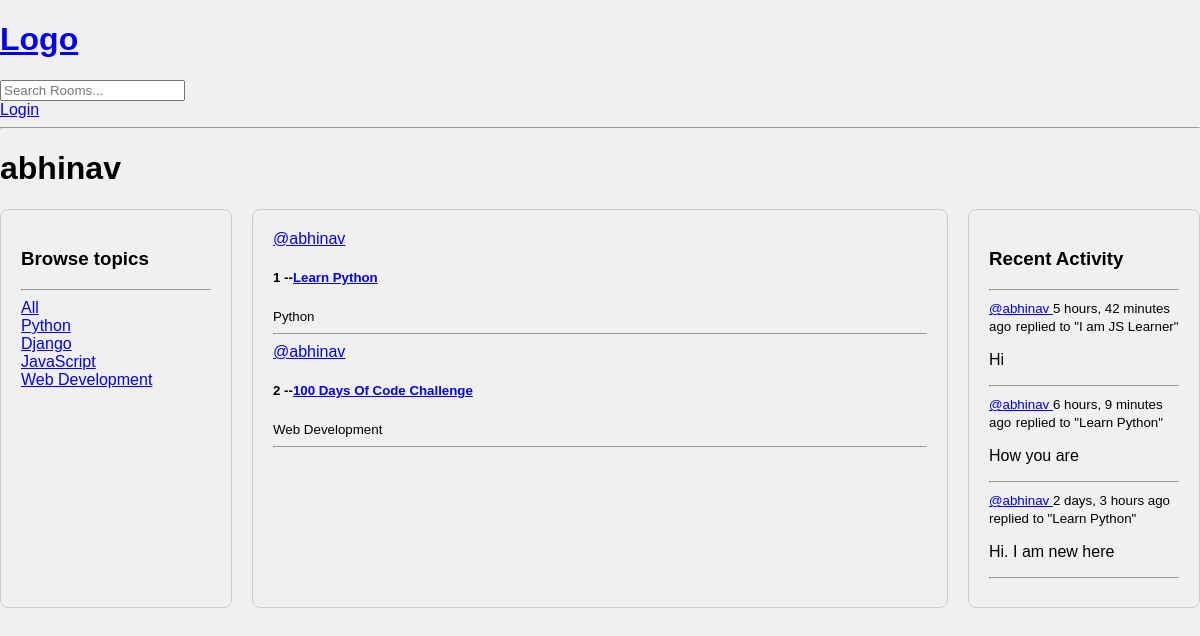
Page /profile/1/ on the committed database.
### base/models.py (models this page shows)
class Topic(models.Model):
    name = models.CharField(max_length=200)
    def __str__(self):
        return self.name

class Room(models.Model):
    host = models.ForeignKey(User, on_delete=models.SET_NULL, null=True)
    topic = models.ForeignKey(Topic,on_delete=models.SET_NULL, null=True)
    name = models.CharField(max_length=200)
    description = models.TextField(null=True, blank=True)
    participants = models.ManyToManyField(User, related_name='participants', blank=True)
    updated = models.DateTimeField(auto_now=True)
    created = models.DateTimeField(auto_now_add=True)
    class Meta:
        ordering = ['-updated', '-created']
    def __str__(self):
        return self.name

class Message(models.Model):
    user = models.ForeignKey(User, on_delete=models.CASCADE)
    room = models.ForeignKey(Room, on_delete=models.CASCADE)
    body = models.TextField()
    updated = models.DateTimeField(auto_now=True)
    created = models.DateTimeField(auto_now_add=True)
    class Meta:
        ordering = ['-updated', '-created']
    def __str__(self):
        return self.body[0:50]

### base/views.py (the view)
# urls.py: path('profile/<str:pk>/', views.userProfile, name='user-profile'),
def userProfile(request, pk):
    user = User.objects.get(id=pk)  # Fetch the user with the given primary key
    rooms = user.room_set.all()  # Get all rooms created by the user
    room_messages = user.message_set.all()  # Get all messages sent by the user
    topics = Topic.objects.all()  # Get all topics
    context = {'user': user, 'rooms': rooms , 'room_messages': room_messages, 'topics': topics}
    return render(request, 'base/profile.html', context)

### base/templates/base/profile.html (shortened to what this page needs)
{% extends 'main.html' %} {% block content %}
<h1>{{user.username}}</h1>
<div class="profile-container">
  <div>{% include 'base/topics_component.html' %}</div>
  <div>{% include 'base/feed_component.html' %}</div>
  <div>{% include 'base/activity_component.html' %}</div>
</div>
{%endblock content%}

### templates/main.html (shortened to what this page needs)
<!DOCTYPE html>
{% load static %}
<html lang="en">
  <head>
    <link rel="stylesheet" href="{% static 'styles/main.css' %}" />
  </head>
  <body>
    {% include 'navbar.html' %}  {% block content %} {% endblock %}
  </body>
</html>

### templates/navbar.html
<a href="/">
  <h1>Logo</h1>
</a>
<form action="{% url 'home' %}" method="GET">
  <input type="text" name="q" placeholder="Search Rooms..." />
</form>
{% if request.user.is_authenticated %}
<p>Hello {{request.user}}</p>
<a href="{% url 'logout' %}">Logout</a>
{% else %}
<a href="{% url 'login' %}">Login</a>
<hr />
{% endif %}

### base/templates/base/topics_component.html
<h3>Browse topics</h3>
<hr />
<div>
  <a href="{% url 'home' %}">All</a>
</div>
{% for topic in topics %}
<div>
  <a href="{% url 'home' %}?q={{topic.name}}">{{topic.name}}</a>
</div>
{% endfor %}

### base/templates/base/feed_component.html (shortened to what this page needs)
<div>
  {% for room in rooms %}
  <div>
    <a href="{% url 'user-profile' room.host.id %}">@{{room.host.username}}</a>
    <h5>{{room.id}} --<a href="{% url 'room' room.id%}">{{room.name}}</a></h5>
    <small>{{room.topic}}</small>
    <hr />
  </div>
  {% endfor %}
</div>

### base/templates/base/activity_component.html (shortened to what this page needs)
<h3>Recent Activity</h3>
<hr />
<div>
  {% for message in room_messages %}
  <div>
    <small
      ><a href="{% url 'user-profile' message.user.id %}">@{{message.user}} </a>
      {{message.created | timesince}} ago</small
    >
    <small>replied to "{{message.room}}"</small>
    <p>{{message}}</p>
    <hr />
  </div>
  {% endfor %}
</div>

### static/styles/main.css (style rules this page uses)
body { background-color: #f0f0f0; font-family: Arial, sans-serif; margin: 0; padding: 0; }

### base/templates/base/profile.html (style rules this page uses)
.profile-container { display: grid; grid-template-columns: 1fr 3fr 1fr; gap: 20px; max-width: 1200px; margin: auto; }
.profile-container > div { padding: 20px; border: 1px solid #ccc; border-radius: 8px; }

### rows in the picture
Topic: name "Python"
Topic: name "Django"
Topic: name "JavaScript"
Topic: name "Web Development"
Room: host.username "abhinav", id "1", name "Learn Python", topic "Python"
Room: host.username "abhinav", id "2", name "100 Days Of Code Challenge", topic "Web Development"
Message: user "abhinav", created "5 hours, 42 minutes", room "I am JS Learner", body "Hi"
Message: user "abhinav", created "6 hours, 9 minutes", room "Learn Python", body "How you are"
Message: user "abhinav", created "2 days, 3 hours", room "Learn Python", body "Hi. I am new here"

### other values in the picture
{{ user.username }} "abhinav"
